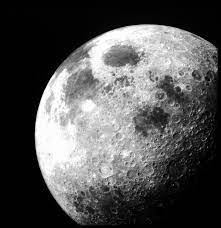
#> input picture images/images/moon.jpg, 221 x 228 px, found by its file name
$ python Open.py
#> lines starting #> are read from the running program, lines starting #| are printed output that depends on the picture
import cv2
import matplotlib.pyplot as plt
import numpy as np

def apply_opening(input_path):
    # Đọc ảnh từ đường dẫn
#> called with input_path = 'images/moon.jpg'
    image = cv2.imread(input_path, cv2.IMREAD_GRAYSCALE)
#> image is the input picture: shape (228, 221); min 0, max 255, mean 83.3

    # Tạo kernel cho phép toán opening
    kernel = np.ones((5, 5), np.uint8)

    # Áp dụng phép toán erosion sau đó là dilation (Opening)
    opened_image = cv2.morphologyEx(image, cv2.MORPH_OPEN, kernel)
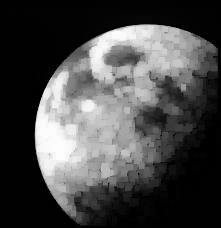
#> opened_image: shape (228, 221); min 0, max 253, mean 72.2

    # Hiển thị ảnh gốc và ảnh sau khi áp dụng opening
    plt.figure(figsize=(10, 5))

    plt.subplot(1, 2, 1)
    plt.imshow(image, cmap='gray')
    plt.title('Original Image')

    plt.subplot(1, 2, 2)
    plt.imshow(opened_image, cmap='gray')
    plt.title('Opened Image')

    plt.show()
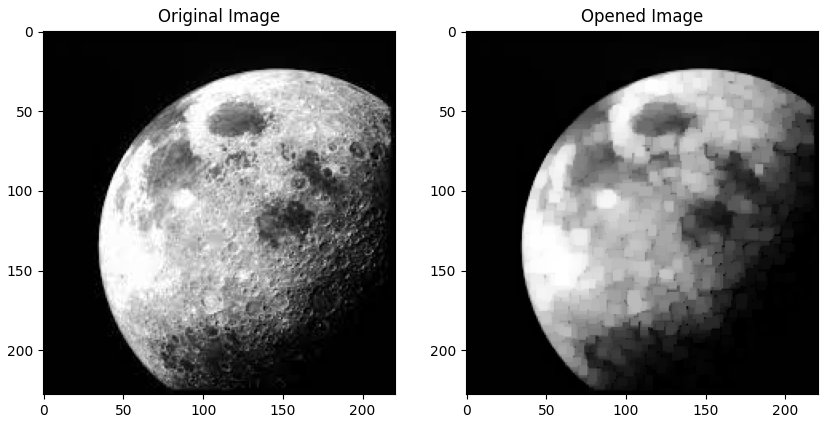
#> figure drawn by matplotlib, 2 panels

if __name__ == "__main__":
    input_image_path = 'images/moon.jpg'
    apply_opening(input_image_path)

$ run again, with images/images/baby.jpg copied over images/images/moon.jpg
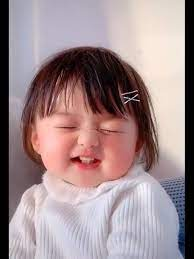
#> input picture images/images/baby.jpg, 194 x 259 px, found by its file name
#> in apply_opening, `opened_image = cv2.morphologyEx(image, cv2.MORPH_OPEN, kernel)`:
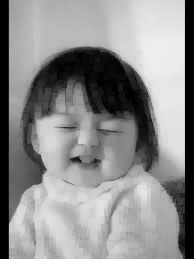
#> opened_image: shape (259, 194); min 0, max 237, mean 139.7
#> in apply_opening, `plt.show()`:
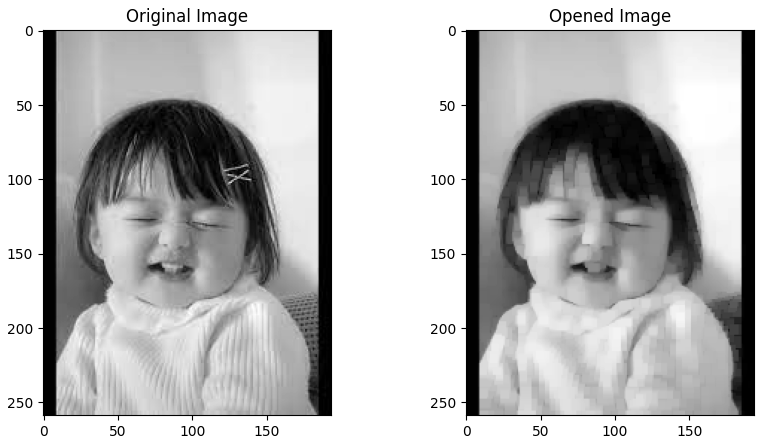
#> figure drawn by matplotlib, 2 panels

$ run again, with images/images/baby2.jpg copied over images/images/moon.jpg
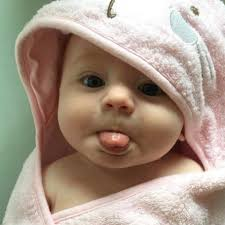
#> input picture images/images/baby2.jpg, 225 x 225 px, found by its file name
#> in apply_opening, `opened_image = cv2.morphologyEx(image, cv2.MORPH_OPEN, kernel)`:
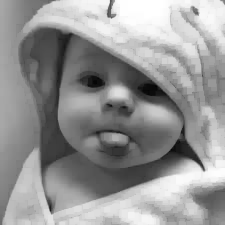
#> opened_image: shape (225, 225); min 3, max 255, mean 149.4
#> in apply_opening, `plt.show()`:
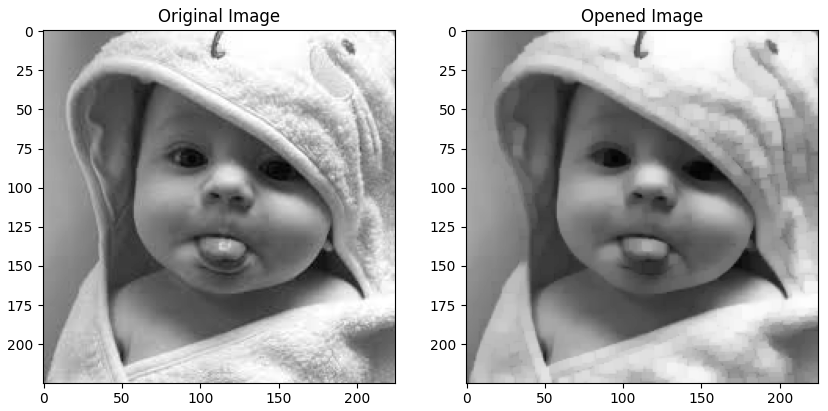
#> figure drawn by matplotlib, 2 panels
